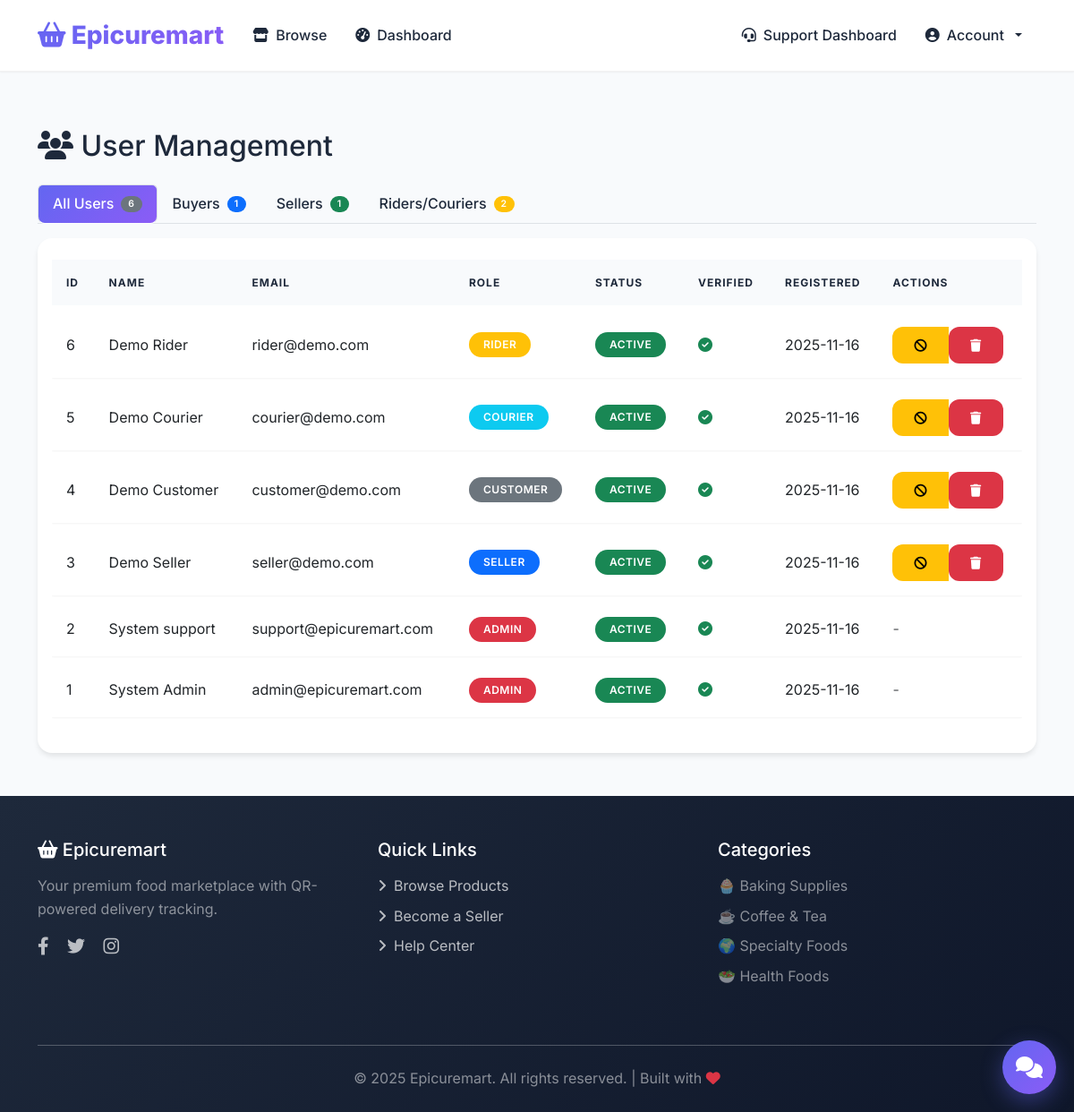
Page /admin/users (signed in) on the committed database.
### app.py (models this page shows, shortened)
class User(db.Model):
    __tablename__ = 'users'
    id = db.Column(db.Integer, primary_key=True)
    email = db.Column(db.String(120), unique=True, nullable=False)
    password_hash = db.Column(db.String(255), nullable=False)
    role = db.Column(db.Enum('admin', 'seller', 'customer', 'courier', 'rider'), nullable=False)
    is_verified = db.Column(db.Boolean, default=False)
    verification_code = db.Column(db.String(10))  # Email verification code
    verification_code_expires = db.Column(db.DateTime)  # Verification code expiry
    is_approved = db.Column(db.Boolean, default=True)  # Admin approval for sellers/couriers/riders
    is_suspended = db.Column(db.Boolean, default=False)  # Account suspension
    suspension_reason = db.Column(db.Text)  # Reason for suspension
    full_name = db.Column(db.String(100))
    first_name = db.Column(db.String(50))
    middle_name = db.Column(db.String(50))
    last_name = db.Column(db.String(50))
    phone = db.Column(db.String(20))
    id_document = db.Column(db.String(255))  # File path for uploaded ID
    business_permit = db.Column(db.String(255))  # Business permit for sellers
    drivers_license = db.Column(db.String(255))  # Driver's license for riders/couriers
    or_cr = db.Column(db.String(255))  # OR/CR for riders/couriers
    plate_number = db.Column(db.String(50))  # Plate number for riders/couriers
    vehicle_type = db.Column(db.String(50))  # Vehicle type for riders/couriers
    profile_picture = db.Column(db.String(255))  # Profile picture/business icon
    is_support_agent = db.Column(db.Boolean, default=False)  # Support agent flag
    last_activity = db.Column(db.DateTime)  # Last activity timestamp for online status
    created_at = db.Column(db.DateTime, default=datetime.utcnow)
    shop = db.relationship('Shop', backref='owner', uselist=False, cascade='all, delete-orphan')
    addresses = db.relationship('Address', backref='user', cascade='all, delete-orphan')
    orders = db.relationship('Order', backref='customer', foreign_keys='Order.customer_id')
    cart_items = db.relationship('CartItem', backref='user', cascade='all, delete-orphan')

### app.py (the view)
@app.route('/admin/users')
@login_required
@role_required('admin')
def admin_users():
    role_filter = request.args.get('role', 'all')
    query = User.query
    if role_filter != 'all':
        query = query.filter_by(role=role_filter)
    users = query.order_by(User.created_at.desc()).all()
    role_counts = {
        'all': User.query.count(),
        'customer': User.query.filter_by(role='customer').count(),
        'seller': User.query.filter_by(role='seller').count(),
        'rider': User.query.filter(User.role.in_(['rider', 'courier'])).count(),
    }
    return render_template('admin_users.html',
        users=users,
        role_filter=role_filter,
        role_counts=role_counts
    )

### app.py (called while the page is built)
def login_required(f):
    @wraps(f)
    def decorated_function(*args, **kwargs):
        if 'user_id' not in session:
            flash('Please log in to access this page.', 'warning')
            return redirect(url_for('login'))
        return f(*args, **kwargs)
    return decorated_function

def role_required(*roles):
    def decorator(f):
        @wraps(f)
        def decorated_function(*args, **kwargs):
            if 'user_id' not in session:
                flash('Please log in to access this page.', 'warning')
                return redirect(url_for('login'))
            user = User.query.get(session['user_id'])
            if user.role not in roles:
                flash('You do not have permission to access this page.', 'danger')
                return redirect(url_for('index'))
            if not user.is_approved and user.role in ['seller', 'courier', 'rider']:
                flash('Your account is pending approval.', 'warning')
                return redirect(url_for('pending_approval'))
            return f(*args, **kwargs)
        return decorated_function
    return decorator

@app.context_processor
def inject_cart_and_messages():
    cart_count = 0
    unread_messages = 0
    if 'user_id' in session:
        user_id = session['user_id']
        cart_count = CartItem.query.filter_by(user_id=user_id).count()
        unread_messages = Message.query.join(Conversation).filter(
            db.or_(
                db.and_(Conversation.user1_id == user_id, Message.sender_id != user_id),
                db.and_(Conversation.user2_id == user_id, Message.sender_id != user_id)
            ),
            Message.is_read == False
        ).count()
    return dict(cart_count=cart_count, unread_messages=unread_messages)

### templates/admin_users.html (shortened to what this page needs)
{% extends "base.html" %} {% block content %}
<div class="container">
  <h2 class="mb-4"><i class="fas fa-users"></i> User Management</h2>
  <ul class="nav nav-tabs mb-3">
    <li class="nav-item">
      <a
        class="nav-link {% if role_filter == 'all' %}active{% endif %}"
        href="?role=all"
      >
        All Users <span class="badge bg-secondary">{{ role_counts.all }}</span>
      </a>
    </li>
    <li class="nav-item">
      <a
        class="nav-link {% if role_filter == 'customer' %}active{% endif %}"
        href="?role=customer"
      >
        Buyers <span class="badge bg-primary">{{ role_counts.customer }}</span>
      </a>
    </li>
    <li class="nav-item">
      <a
        class="nav-link {% if role_filter == 'seller' %}active{% endif %}"
        href="?role=seller"
      >
        Sellers <span class="badge bg-success">{{ role_counts.seller }}</span>
      </a>
    </li>
    <li class="nav-item">
      <a
        class="nav-link {% if role_filter == 'rider' or role_filter == 'courier' %}active{% endif %}"
        href="?role=rider"
      >
        Riders/Couriers
        <span class="badge bg-warning">{{ role_counts.rider }}</span>
      </a>
    </li>
  </ul>
  <div class="card">
    <div class="card-body">
      <div class="table-responsive">
        <table class="table table-hover">
          <thead>
            <tr>
              <th>ID</th>
              <th>Name</th>
              <th>Email</th>
              <th>Role</th>
              <th>Status</th>
              <th>Verified</th>
              <th>Registered</th>
              <th>Actions</th>
            </tr>
          </thead>
          <tbody>
            {% if users %} {% for user in users %}
            <tr {% if user.is_suspended %}class="table-danger" {% endif %}>
              <td>{{ user.id }}</td>
              <td>
                {{ user.full_name }}
              </td>
              <td>{{ user.email }}</td>
              <td>
                <span
                  class="badge {% if user.role == 'admin' %}bg-danger {% elif user.role == 'seller' %}bg-primary {% elif user.role == 'courier' %}bg-info {% elif user.role == 'rider' %}bg-warning {% else %}bg-secondary{% endif %}"
                >
                  {{ user.role|capitalize }}
                </span>
              </td>
              <td>
                {% if user.is_suspended %}
                <span
                  class="badge bg-danger"
                  title="{{ user.suspension_reason }}"
                >
                  <i class="fas fa-ban"></i> Suspended
                </span>
                {% elif user.is_approved %}
                <span class="badge bg-success">Active</span>
                {% else %}
                <span class="badge bg-warning">Pending</span>
                {% endif %}
              </td>
              <td>
                {% if user.is_verified %}
                <i class="fas fa-check-circle text-success"></i>
                {% else %}
                <i class="fas fa-times-circle text-danger"></i>
                {% endif %}
              </td>
              <td>{{ user.created_at.strftime('%Y-%m-%d') }}</td>
              <td>
                {% if user.role != 'admin' %}
                <div class="btn-group" role="group">
                  {% if user.is_suspended %}
                  <form
                    method="POST"
                    action="{{ url_for('unsuspend_user', user_id=user.id) }}"
                    style="display: inline"
                  >
                    <button
                      type="submit"
                      class="btn btn-sm btn-success"
                      title="Reactivate account"
                    >
                      <i class="fas fa-check"></i>
                    </button>
                  </form>
                  {% else %}
                  <button
                    type="button"
                    class="btn btn-sm btn-warning"
                    data-bs-toggle="modal"
                    data-bs-target="#suspendModal{{ user.id }}"
                    title="Suspend account"
                  >
                    <i class="fas fa-ban"></i>
                  </button>
                  {% endif %}
                  <form
                    method="POST"
                    action="{{ url_for('delete_user', user_id=user.id) }}"
                    onsubmit="return confirm('Are you sure you want to permanently delete this user? This action cannot be undone.');"
                    style="display: inline"
                  >
                    <button
                      type="submit"
                      class="btn btn-sm btn-danger"
                      title="Delete account"
                    >
                      <i class="fas fa-trash"></i>
                    </button>
                  </form>
                </div>
                {% else %}
                <span class="text-muted">-</span>
                {% endif %}
              </td>
            </tr>
            {% endfor %} {% else %}
            <tr>
              <td colspan="8" class="text-center text-muted">
                No users found for this filter.
              </td>
            </tr>
            {% endif %}
          </tbody>
        </table>
      </div>
    </div>
  </div>
</div>
{% endblock %}

### templates/base.html (style rules this page uses)
:root { --primary: #6366f1; --primary-dark: #4f46e5; --secondary: #8b5cf6; --success: #10b981; --danger: #ef4444; --warning: #f59e0b; --info: #06b6d4; --dark: #1e293b; --light: #f8fafc; --gradient-primary: linear-gradient(135deg, #6366f1 0%, #8b5cf6 100%); --gradient-success: linear-gradient(135deg, #10b981 0%, #059669 100%); --shadow-sm: 0 1px 2px 0 rgba(0, 0, 0, 0.05); --shadow-md: 0 4px 6px -1px rgba(0, 0, 0, 0.1); --shadow-lg: 0 10px 15px -3px rgba(0, 0, 0, 0.1); --shadow-xl: 0 20px 25px -5px rgba(0, 0, 0, 0.1); }
* { margin: 0; padding: 0; box-sizing: border-box; }
body { font-family: "Inter", -apple-system, BlinkMacSystemFont, "Segoe UI", sans-serif; min-height: 100vh; display: flex; flex-direction: column; background: var(--light); color: var(--dark); line-height: 1.6; }
.nav-link { font-weight: 500; color: var(--dark) !important; padding: 0.5rem 1rem !important; border-radius: 0.5rem; transition: all 0.3s ease; position: relative; display: flex; align-items: center; gap: 0.5rem; }
.nav-link.active { background: var(--gradient-primary); color: white !important; }
.nav-link .badge { font-size: 0.65rem; padding: 0.25rem 0.5rem; animation: pulse 2s infinite; }
.btn { font-weight: 600; padding: 0.625rem 1.5rem; border-radius: 0.75rem; transition: all 0.3s ease; border: none; text-transform: uppercase; font-size: 0.875rem; letter-spacing: 0.5px; }
.card { border: none; border-radius: 1rem; overflow: hidden; box-shadow: var(--shadow-md); transition: all 0.4s cubic-bezier(0.175, 0.885, 0.32, 1.275); background: white; }
.badge { padding: 0.5rem 1rem; border-radius: 2rem; font-weight: 600; font-size: 0.75rem; text-transform: uppercase; letter-spacing: 0.5px; }
.table { border-collapse: separate; border-spacing: 0 0.5rem; }
.table thead th { border: none; background: var(--light); color: var(--dark); font-weight: 700; text-transform: uppercase; font-size: 0.75rem; letter-spacing: 1px; padding: 1rem; }
.table tbody tr { background: white; box-shadow: var(--shadow-sm); transition: all 0.3s ease; }
.table tbody td { border: none; padding: 1rem; vertical-align: middle; }
html { scroll-behavior: smooth; }

### templates/components/live_chat.html (style rules this page uses)
body { overflow-x: hidden; }

### rows in the picture
User: id "6", full_name "Demo Rider", email "rider@demo.com", role "RIDER", is_suspended "ACTIVE", is_verified True (drawn), created_at "2025-11-16"
User: id "5", full_name "Demo Courier", email "courier@demo.com", role "COURIER", is_suspended "ACTIVE", is_verified True (drawn), created_at "2025-11-16"
User: id "4", full_name "Demo Customer", email "customer@demo.com", role "CUSTOMER", is_suspended "ACTIVE", is_verified True (drawn), created_at "2025-11-16"
User: id "3", full_name "Demo Seller", email "seller@demo.com", role "SELLER", is_suspended "ACTIVE", is_verified True (drawn), created_at "2025-11-16"
User: id "2", full_name "System support", email "support@epicuremart.com", role "ADMIN", is_suspended "ACTIVE", is_verified True (drawn), created_at "2025-11-16"
User: id "1", full_name "System Admin", email "admin@epicuremart.com", role "ADMIN", is_suspended "ACTIVE", is_verified True (drawn), created_at "2025-11-16"

### other values in the picture
{{ role_counts.all }} "6"
{{ role_counts.customer }} "1"
{{ role_counts.seller }} "1"
{{ role_counts.rider }} "2"
